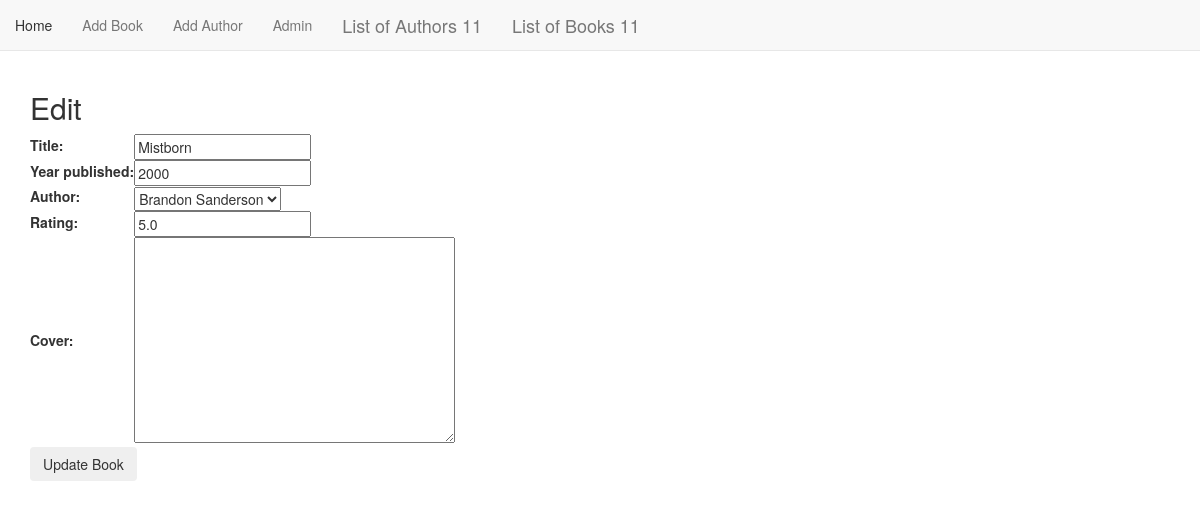
Page /book_app/books/update/42/ on the committed database.
### book_app/models.py (models this page shows, shortened)
class Book(models.Model):
    title = models.CharField(max_length=255)
    year_published = models.IntegerField(null=True)
    author = models.ForeignKey(
        Author, related_name='book', on_delete=models.CASCADE)
    rating = models.FloatField(null=True)
    cover = models.TextField(blank=True)

### book_app/views.py (the view)
# urls.py: path('books/update/<int:pk>/', views.BookUpdate.as_view(), name='book_update'),
class BookUpdate(UpdateView):
    model = models.Book
    fields = '__all__'
    success_url = reverse_lazy("book_app:book_list")

### book_app/models.py (called while the page is built)
    def __str__(self):
        return self.name

### book_app/templates/book_app/book_form.html (shortened to what this page needs)
{% extends "book_app/book_app_base.html" %}
{% block body_block %}
{% if object %}
<h2>Edit
    </h2>
    {% else %}
    <h2>Add Book</h2>
    {% endif %}
    <form action="" method="POST">
        <table>
            {{form.as_table}}
        </table>
        <input type="submit" value="{% if object %}Update{% else %}Create{% endif %} Book" class="btn">
    </form>
{% endblock %}

### rows in the picture
Book: title "Mistborn", year_published "2000", author "Brandon Sanderson", rating "5.0"
